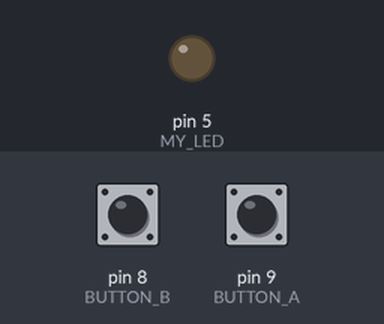
A sketch run on a simulated Arduino Uno, built with avr-gcc and run on an emulated ATmega328P. Shown: output pins drawn as LEDs (lit = HIGH). Inputs (shaded band) come from the test bench; at power-on: pin 9 (BUTTON_A) HIGH, pin 8 (BUTTON_B) HIGH.

Above: at 1.2 s.
1.3 s: pin 9 (BUTTON_A) pulled LOW for 0.15 s
At 2.3 s:
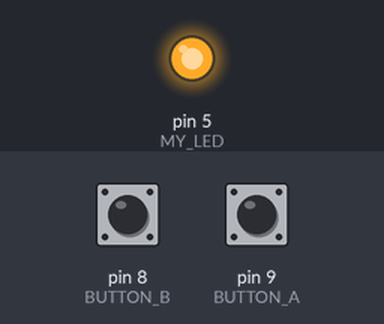
2.9 s: pin 8 (BUTTON_B) pulled LOW for 0.15 s
At 3.5 s:
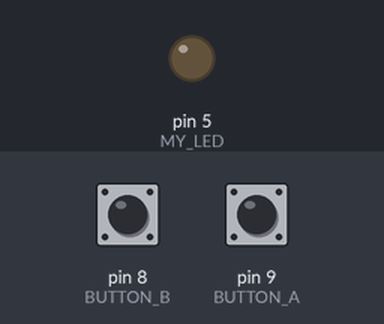
4.5 s: pin 9 (BUTTON_A) pulled LOW for 1 s
At 5.9 s:
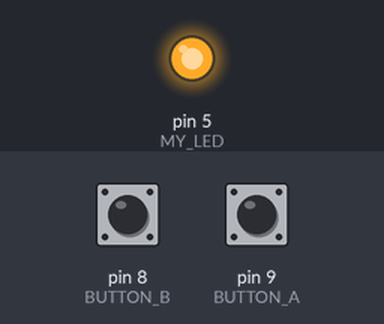
7.0 s: pin 8 (BUTTON_B) driven LOW and pin 9 (BUTTON_A) driven LOW
At 8.1 s:
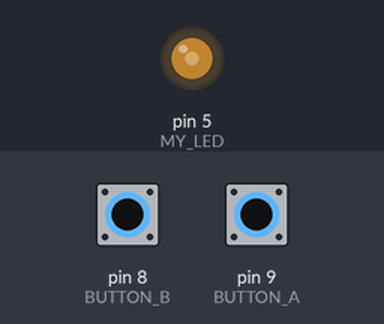
8.5 s: pin 8 (BUTTON_B) driven HIGH
At 9.9 s:
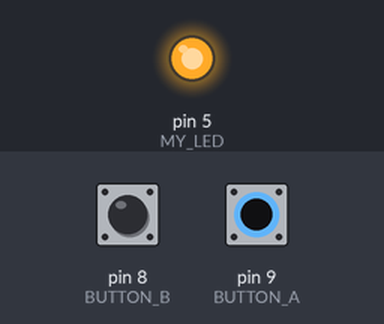
Timing chart, 0 to 11.0 s (numbered marks = the images above; inputs shaded):
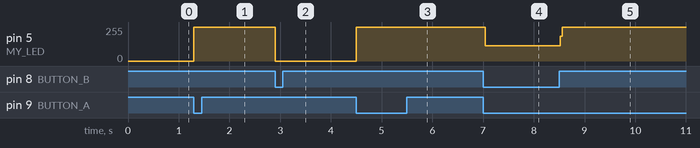

Measured:
- after the input at 1.3 s, pin 5 (MY_LED): 0/255 → 255/255 at once
- after the input at 2.9 s, pin 5 (MY_LED): 255/255 → 0/255 at once
- after the input at 4.5 s, pin 5 (MY_LED): 0/255 → 255/255 at once
- after the input at 7.0 s, pin 5 (MY_LED): 255/255 → 113/255 at once
- after the input at 8.5 s, pin 5 (MY_LED): 113/255 → 255/255 at once

The sketch:

Buttons.ino
```cpp
/*
 * INF471C - Connected Objects and the Internet of Things (IoT)
 * Arduino basics - Button's Up...
 * Ilja Tihhanovski
 *
 * when switch A is pushed, the LED will turn on.
 * when switch B is pushed, the LED will turn off.
 *
 */

//Define pins for buttons and LED
#define BUTTON_A 9
#define BUTTON_B 8
#define MY_LED 5

void setup()
{
  //Setup buttons:
  pinMode(BUTTON_A, INPUT_PULLUP);
  pinMode(BUTTON_B, INPUT_PULLUP);

  //Setup LED
  pinMode(MY_LED, OUTPUT);

  //Initialize LED (switch off);
  digitalWrite(MY_LED, LOW);
}

void loop()
{
  if (digitalRead(BUTTON_A) == LOW)   //when switch A is pushed
    digitalWrite(MY_LED, HIGH);       //the LED will turn on.

  if (digitalRead(BUTTON_B) == LOW)   //when switch B is pushed
    digitalWrite(MY_LED, LOW);        //the LED will turn off.
}
```
